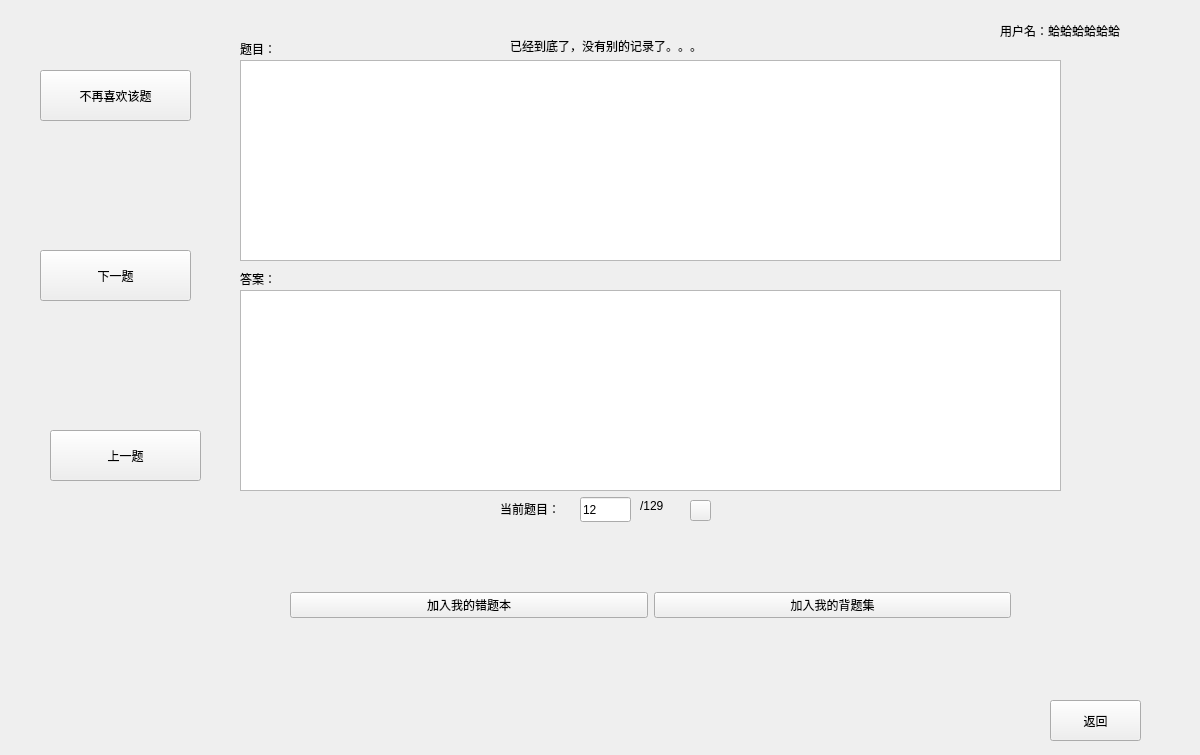
<?xml version="1.0" encoding="UTF-8"?>
<ui version="4.0">
 <class>FavoriteForm</class>
 <widget class="QWidget" name="FavoriteForm">
  <property name="geometry">
   <rect>
    <x>0</x>
    <y>0</y>
    <width>1200</width>
    <height>755</height>
   </rect>
  </property>
  <property name="windowTitle">
   <string>小航搜题-我喜欢的问题</string>
  </property>
  <widget class="QWidget" name="horizontalLayoutWidget">
   <property name="geometry">
    <rect>
     <x>290</x>
     <y>520</y>
     <width>721</width>
     <height>171</height>
    </rect>
   </property>
   <layout class="QHBoxLayout" name="horizontalLayoutForButtons">
    <item>
     <widget class="QPushButton" name="addToWrongQuestionButton">
      <property name="styleSheet">
       <string notr="true">font: 75 10pt &quot;Consolas&quot; rgb(241, 255, 235);</string>
      </property>
      <property name="text">
       <string>加入我的错题本</string>
      </property>
     </widget>
    </item>
    <item>
     <widget class="QPushButton" name="addToReciteQuestionButton">
      <property name="styleSheet">
       <string notr="true">font: 75 10pt &quot;Consolas&quot; rgb(241, 255, 235);</string>
      </property>
      <property name="text">
       <string>加入我的背题集</string>
      </property>
     </widget>
    </item>
   </layout>
  </widget>
  <widget class="QTextEdit" name="questionTextEdit">
   <property name="geometry">
    <rect>
     <x>240</x>
     <y>60</y>
     <width>821</width>
     <height>201</height>
    </rect>
   </property>
   <property name="styleSheet">
    <string notr="true">font: 75 10pt &quot;Consolas&quot; rgb(241, 255, 235);</string>
   </property>
   <property name="html">
    <string>&lt;!DOCTYPE HTML PUBLIC &quot;-//W3C//DTD HTML 4.0//EN&quot; &quot;http://www.w3.org/TR/REC-html40/strict.dtd&quot;&gt;
&lt;html&gt;&lt;head&gt;&lt;meta name=&quot;qrichtext&quot; content=&quot;1&quot; /&gt;&lt;style type=&quot;text/css&quot;&gt;
p, li { white-space: pre-wrap; }
&lt;/style&gt;&lt;/head&gt;&lt;body style=&quot; font-family:'Consolas'; font-size:10pt; font-weight:72; font-style:normal;&quot;&gt;
&lt;p style=&quot;-qt-paragraph-type:empty; margin-top:0px; margin-bottom:0px; margin-left:0px; margin-right:0px; -qt-block-indent:0; text-indent:0px;&quot;&gt;&lt;br /&gt;&lt;/p&gt;&lt;/body&gt;&lt;/html&gt;</string>
   </property>
  </widget>
  <widget class="QPushButton" name="nextQuestionButton">
   <property name="geometry">
    <rect>
     <x>40</x>
     <y>250</y>
     <width>151</width>
     <height>51</height>
    </rect>
   </property>
   <property name="styleSheet">
    <string notr="true">font: 75 10pt &quot;Consolas&quot; rgb(241, 255, 235);</string>
   </property>
   <property name="text">
    <string>下一题</string>
   </property>
  </widget>
  <widget class="QPushButton" name="clearCurrentQuestionButton">
   <property name="geometry">
    <rect>
     <x>40</x>
     <y>70</y>
     <width>151</width>
     <height>51</height>
    </rect>
   </property>
   <property name="styleSheet">
    <string notr="true">font: 75 10pt &quot;Consolas&quot; rgb(241, 255, 235);</string>
   </property>
   <property name="text">
    <string>不再喜欢该题</string>
   </property>
  </widget>
  <widget class="QPushButton" name="preQuestionButton">
   <property name="geometry">
    <rect>
     <x>50</x>
     <y>430</y>
     <width>151</width>
     <height>51</height>
    </rect>
   </property>
   <property name="styleSheet">
    <string notr="true">font: 75 10pt &quot;Consolas&quot; rgb(241, 255, 235);</string>
   </property>
   <property name="text">
    <string>上一题</string>
   </property>
  </widget>
  <widget class="QPushButton" name="goBackButton">
   <property name="geometry">
    <rect>
     <x>1050</x>
     <y>700</y>
     <width>91</width>
     <height>41</height>
    </rect>
   </property>
   <property name="styleSheet">
    <string notr="true">font: 75 10pt &quot;Consolas&quot; rgb(241, 255, 235);</string>
   </property>
   <property name="text">
    <string>返回</string>
   </property>
  </widget>
  <widget class="QLabel" name="userNamelabel">
   <property name="geometry">
    <rect>
     <x>1000</x>
     <y>10</y>
     <width>191</width>
     <height>41</height>
    </rect>
   </property>
   <property name="styleSheet">
    <string notr="true">font: 9pt &quot;Consolas&quot; rgb(255, 14, 30);</string>
   </property>
   <property name="text">
    <string>用户名：蛤蛤蛤蛤蛤蛤</string>
   </property>
  </widget>
  <widget class="QLabel" name="label">
   <property name="geometry">
    <rect>
     <x>580</x>
     <y>10</y>
     <width>161</width>
     <height>41</height>
    </rect>
   </property>
   <property name="text">
    <string/>
   </property>
  </widget>
  <widget class="QLabel" name="scheduleTipsLabel">
   <property name="geometry">
    <rect>
     <x>510</x>
     <y>30</y>
     <width>301</width>
     <height>31</height>
    </rect>
   </property>
   <property name="styleSheet">
    <string notr="true">font: 9pt &quot;Consolas&quot; rgb(255, 14, 30);</string>
   </property>
   <property name="text">
    <string>已经到底了，没有别的记录了。。。</string>
   </property>
  </widget>
  <widget class="QTextEdit" name="answerTextEdit">
   <property name="geometry">
    <rect>
     <x>240</x>
     <y>290</y>
     <width>821</width>
     <height>201</height>
    </rect>
   </property>
   <property name="styleSheet">
    <string notr="true">font: 75 10pt &quot;Consolas&quot; rgb(241, 255, 235);</string>
   </property>
   <property name="html">
    <string>&lt;!DOCTYPE HTML PUBLIC &quot;-//W3C//DTD HTML 4.0//EN&quot; &quot;http://www.w3.org/TR/REC-html40/strict.dtd&quot;&gt;
&lt;html&gt;&lt;head&gt;&lt;meta name=&quot;qrichtext&quot; content=&quot;1&quot; /&gt;&lt;style type=&quot;text/css&quot;&gt;
p, li { white-space: pre-wrap; }
&lt;/style&gt;&lt;/head&gt;&lt;body style=&quot; font-family:'Consolas'; font-size:10pt; font-weight:72; font-style:normal;&quot;&gt;
&lt;p style=&quot;-qt-paragraph-type:empty; margin-top:0px; margin-bottom:0px; margin-left:0px; margin-right:0px; -qt-block-indent:0; text-indent:0px;&quot;&gt;&lt;br /&gt;&lt;/p&gt;&lt;/body&gt;&lt;/html&gt;</string>
   </property>
  </widget>
  <widget class="QLabel" name="questionLabel">
   <property name="geometry">
    <rect>
     <x>240</x>
     <y>40</y>
     <width>81</width>
     <height>18</height>
    </rect>
   </property>
   <property name="styleSheet">
    <string notr="true">font: 75 10pt &quot;Consolas&quot; rgb(241, 255, 235);</string>
   </property>
   <property name="text">
    <string>题目：</string>
   </property>
  </widget>
  <widget class="QLabel" name="rightAnswerLabel">
   <property name="geometry">
    <rect>
     <x>240</x>
     <y>270</y>
     <width>111</width>
     <height>18</height>
    </rect>
   </property>
   <property name="styleSheet">
    <string notr="true">font: 75 10pt &quot;Consolas&quot; rgb(241, 255, 235);</string>
   </property>
   <property name="text">
    <string>答案：</string>
   </property>
  </widget>
  <widget class="QLabel" name="currentScheduleLabel">
   <property name="geometry">
    <rect>
     <x>500</x>
     <y>500</y>
     <width>91</width>
     <height>18</height>
    </rect>
   </property>
   <property name="styleSheet">
    <string notr="true">font: 9pt &quot;Consolas&quot; rgb(255, 14, 30);</string>
   </property>
   <property name="text">
    <string>当前题目：</string>
   </property>
  </widget>
  <widget class="QLineEdit" name="questionNumberLineEdit">
   <property name="geometry">
    <rect>
     <x>580</x>
     <y>497</y>
     <width>51</width>
     <height>25</height>
    </rect>
   </property>
   <property name="styleSheet">
    <string notr="true">font: 9pt &quot;Consolas&quot; rgb(255, 14, 30);</string>
   </property>
   <property name="text">
    <string>12</string>
   </property>
  </widget>
  <widget class="QLabel" name="totQuestionLabel">
   <property name="geometry">
    <rect>
     <x>640</x>
     <y>497</y>
     <width>41</width>
     <height>18</height>
    </rect>
   </property>
   <property name="styleSheet">
    <string notr="true">font: 9pt &quot;Consolas&quot; rgb(255, 14, 30);</string>
   </property>
   <property name="text">
    <string>/129</string>
   </property>
  </widget>
  <widget class="QPushButton" name="changeQuestionButton">
   <property name="geometry">
    <rect>
     <x>690</x>
     <y>500</y>
     <width>21</width>
     <height>21</height>
    </rect>
   </property>
   <property name="text">
    <string/>
   </property>
  </widget>
 </widget>
 <resources/>
 <connections/>
</ui>
